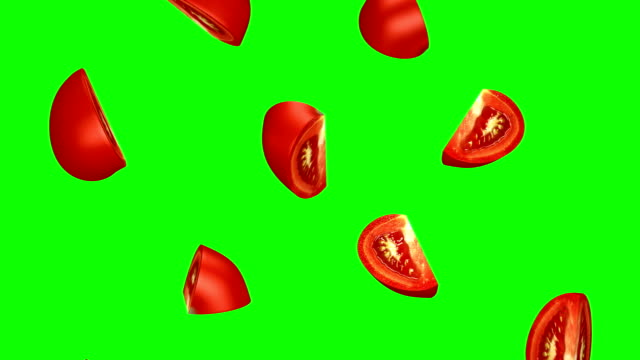
#> input picture tomatito.jpg, 640 x 360 px, found by its file name
$ jupyter execute 'green screen.ipynb'   (shell and % lines are left out)
#> lines starting #> are read from the running program, lines starting #| are printed output that depends on the picture; after the words box and inside, x2 and y2 are one past the last pixel; in counts of white or black regions, pixels touching at a corner belong together
[cell 1]
import matplotlib.pyplot as plt
import matplotlib.image as mpimg
import numpy as np
import cv2

[cell 2]
image = mpimg.imread('/Users/taniagretton/miniconda3/CHALLENGES/tomatito.jpg')
#> image is the input picture: shape (360, 640, 3); mean R, G, B 40.3, 225.2, 5.4
image.shape
#> Out = (360, 640, 3)

[cell 3]
plt.imshow(image)

[cell 4]
lower_green = np.array([0,240,0])
upper_green = np.array([255,255,255])
mask = cv2.inRange(image,lower_green,upper_green)
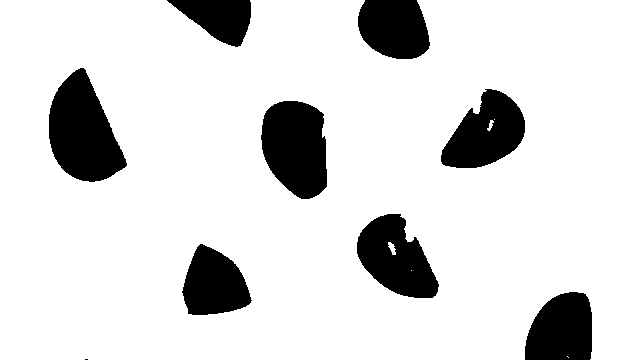
#> mask: shape (360, 640); 85.9% white; 9 black regions (1 under 20 px), largest, box (x1, y1, x2, y2) and area: (49, 68, 127, 182) 5698, (261, 101, 327, 199) 5132, (357, 214, 439, 298) 4346
plt.imshow(mask,cmap='gray')

[cell 5]
masked_image = np.copy(image)
masked_image[mask!=0] = [0,0,0]
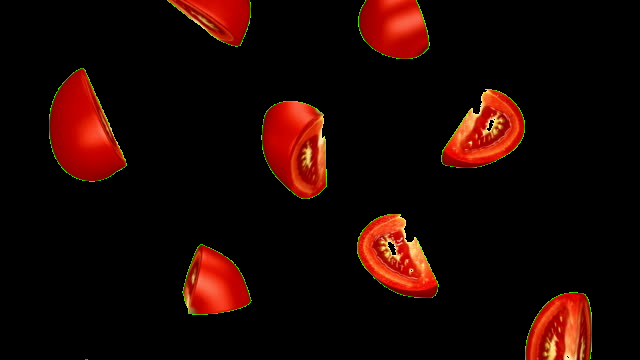
#> masked_image: shape (360, 640, 3); mean R, G, B 27.4, 6.2, 2.3
plt.imshow(masked_image)

[cell 6]
# Load in a background image, and convert it to RGB
background_image = cv2.imread('/Users/taniagretton/miniconda3/CHALLENGES/sky.jpg.webp')
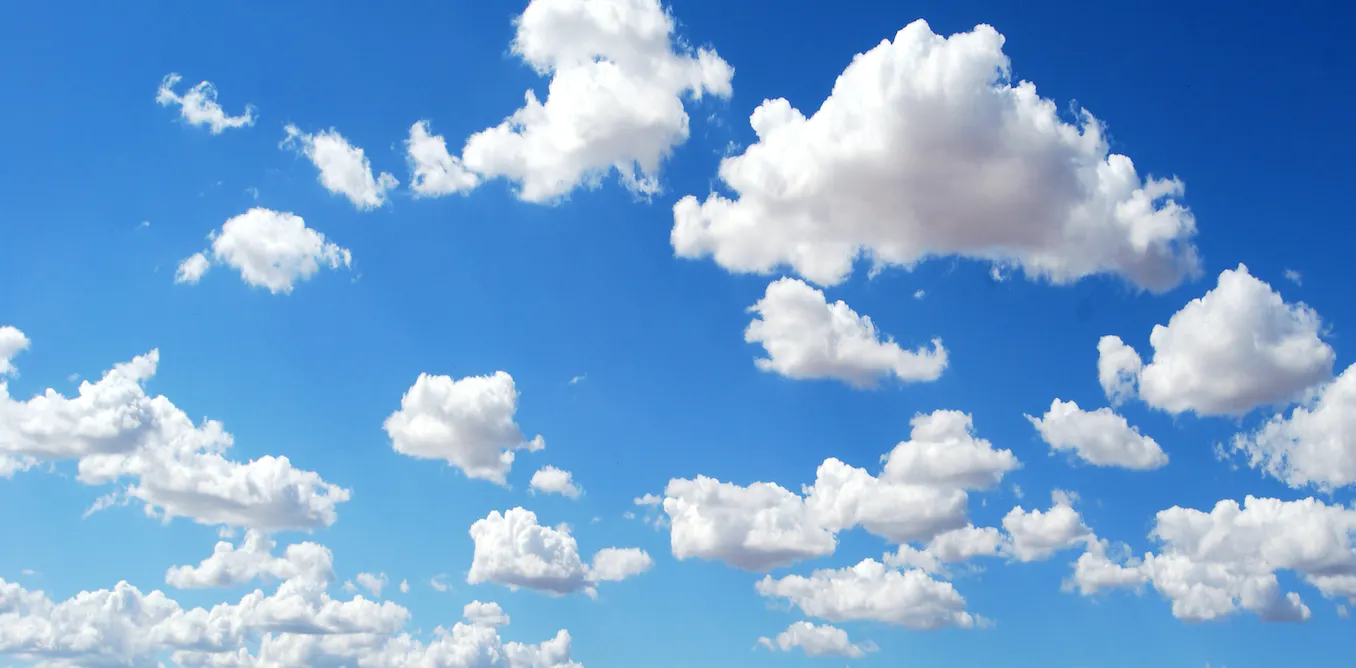
#> input picture sky.jpg.webp, 1356 x 668 px, found by its file name
#> background_image is the input picture: shape (668, 1356, 3); mean B, G, R 210.5, 162.9, 116.2
background_image = cv2.cvtColor(background_image,cv2.COLOR_BGR2RGB)
crop_background = background_image[0:360,0:640]
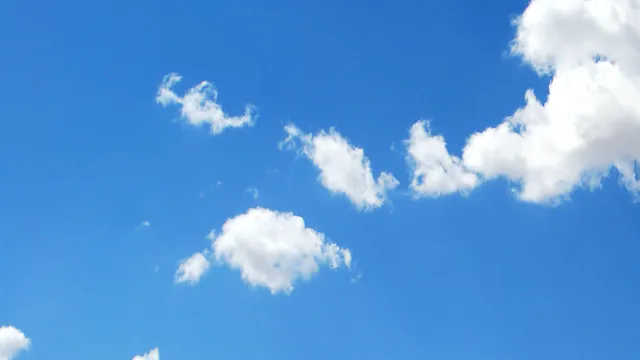
#> crop_background: shape (360, 640, 3); mean R, G, B 90, 153.1, 217
crop_background[mask == 0] = [0,0,0]
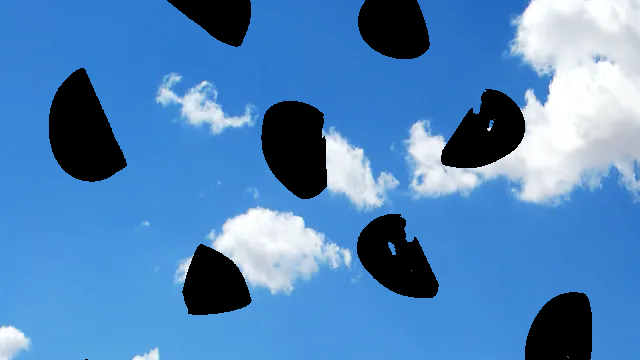
#> crop_background: shape (360, 640, 3); 14.11% of pixels changed, all inside (x1, y1, x2, y2) = (49, 0, 592, 360)
plt.imshow(crop_background)

[cell 7]
complete_image = masked_image + crop_background
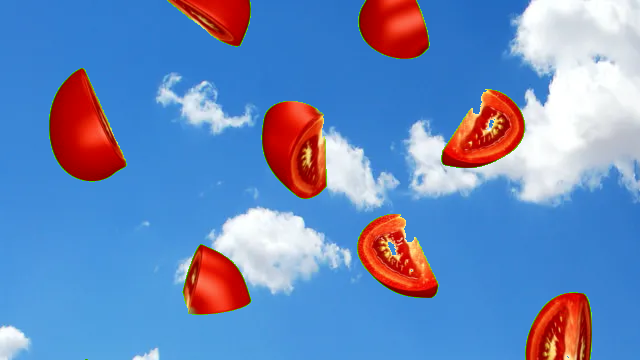
#> complete_image: shape (360, 640, 3); mean R, G, B 106.4, 138.8, 189
